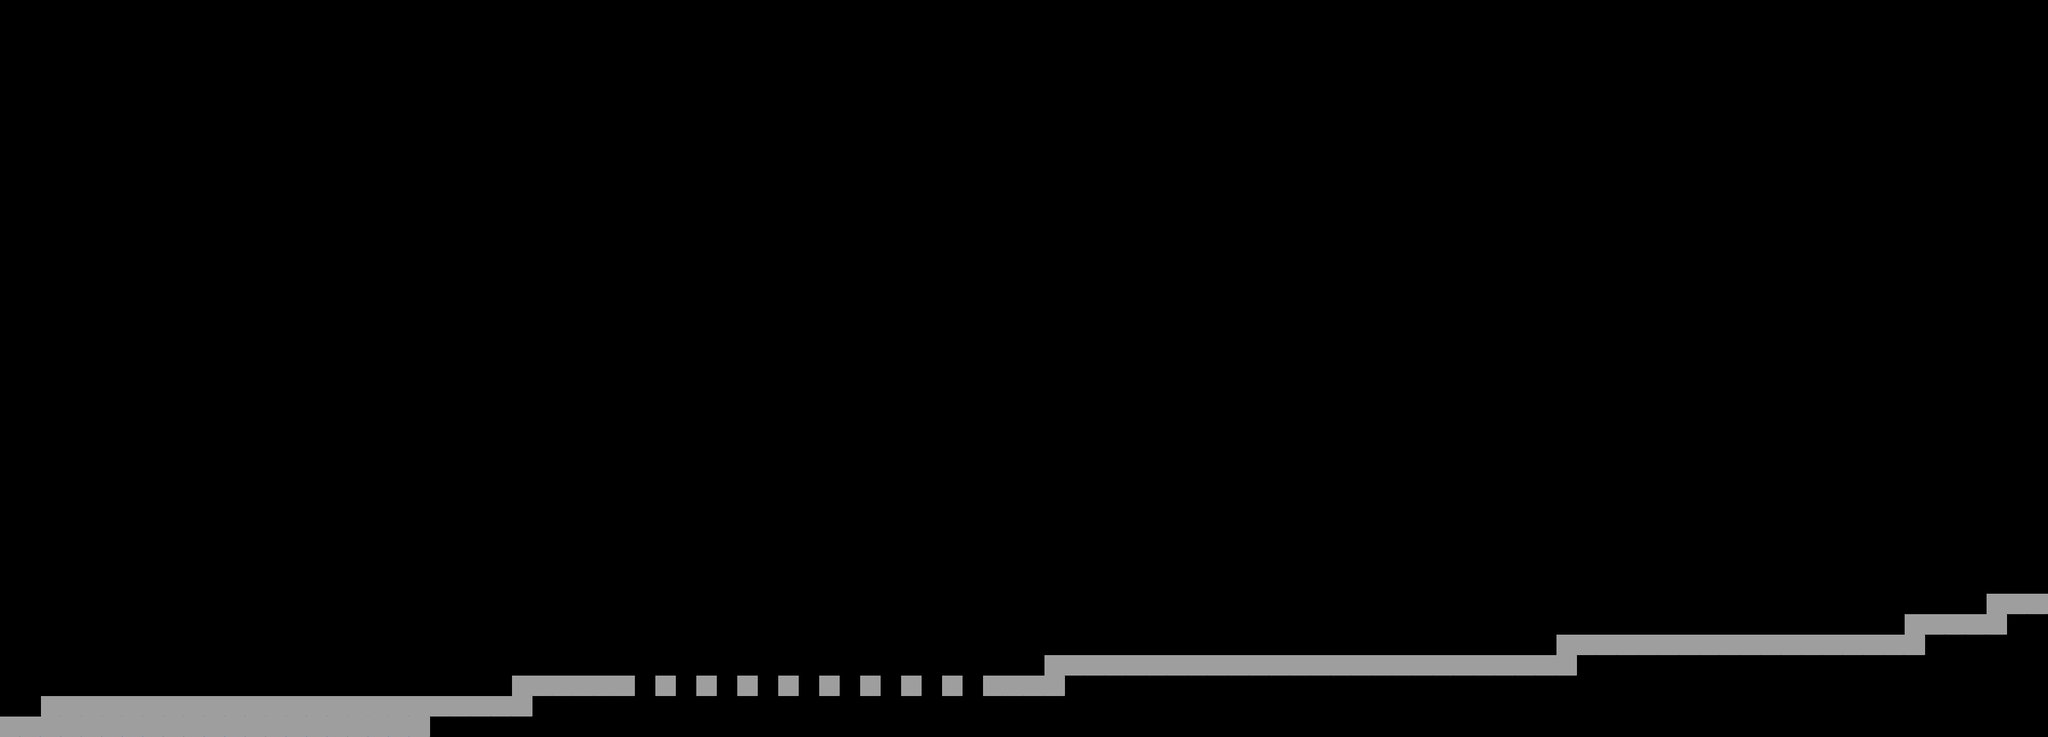

The image is a tile-based game level rendered from a .tmx file. Its description and complete source (layers, tilesets, objects, tile grids) follow:
An orthogonal 100x36 tile map with 32x32 px tiles, 1 tile layer (Warstwa Kafelków 1).

<map version="1.9" tiledversion="1.9.1" orientation="orthogonal" renderorder="right-down" width="100" height="36" tilewidth="32" tileheight="32" infinite="0" nextlayerid="2" nextobjectid="1">
 <tileset firstgid="1" source="stone.tsx" />
 <layer id="1" name="Warstwa Kafelków 1" width="100" height="36">
  <data encoding="csv">
0,0,0,0,0,0,0,0,0,0,0,0,0,0,0,0,0,0,0,0,0,0,0,0,0,0,0,0,0,0,0,0,0,0,0,0,0,0,0,0,0,0,0,0,0,0,0,0,0,0,0,0,0,0,0,0,0,0,0,0,0,0,0,0,0,0,0,0,0,0,0,0,0,0,0,0,0,0,0,0,0,0,0,0,0,0,0,0,0,0,0,0,0,0,0,0,0,0,0,0,
0,0,0,0,0,0,0,0,0,0,0,0,0,0,0,0,0,0,0,0,0,0,0,0,0,0,0,0,0,0,0,0,0,0,0,0,0,0,0,0,0,0,0,0,0,0,0,0,0,0,0,0,0,0,0,0,0,0,0,0,0,0,0,0,0,0,0,0,0,0,0,0,0,0,0,0,0,0,0,0,0,0,0,0,0,0,0,0,0,0,0,0,0,0,0,0,0,0,0,0,
0,0,0,0,0,0,0,0,0,0,0,0,0,0,0,0,0,0,0,0,0,0,0,0,0,0,0,0,0,0,0,0,0,0,0,0,0,0,0,0,0,0,0,0,0,0,0,0,0,0,0,0,0,0,0,0,0,0,0,0,0,0,0,0,0,0,0,0,0,0,0,0,0,0,0,0,0,0,0,0,0,0,0,0,0,0,0,0,0,0,0,0,0,0,0,0,0,0,0,0,
0,0,0,0,0,0,0,0,0,0,0,0,0,0,0,0,0,0,0,0,0,0,0,0,0,0,0,0,0,0,0,0,0,0,0,0,0,0,0,0,0,0,0,0,0,0,0,0,0,0,0,0,0,0,0,0,0,0,0,0,0,0,0,0,0,0,0,0,0,0,0,0,0,0,0,0,0,0,0,0,0,0,0,0,0,0,0,0,0,0,0,0,0,0,0,0,0,0,0,0,
0,0,0,0,0,0,0,0,0,0,0,0,0,0,0,0,0,0,0,0,0,0,0,0,0,0,0,0,0,0,0,0,0,0,0,0,0,0,0,0,0,0,0,0,0,0,0,0,0,0,0,0,0,0,0,0,0,0,0,0,0,0,0,0,0,0,0,0,0,0,0,0,0,0,0,0,0,0,0,0,0,0,0,0,0,0,0,0,0,0,0,0,0,0,0,0,0,0,0,0,
0,0,0,0,0,0,0,0,0,0,0,0,0,0,0,0,0,0,0,0,0,0,0,0,0,0,0,0,0,0,0,0,0,0,0,0,0,0,0,0,0,0,0,0,0,0,0,0,0,0,0,0,0,0,0,0,0,0,0,0,0,0,0,0,0,0,0,0,0,0,0,0,0,0,0,0,0,0,0,0,0,0,0,0,0,0,0,0,0,0,0,0,0,0,0,0,0,0,0,0,
0,0,0,0,0,0,0,0,0,0,0,0,0,0,0,0,0,0,0,0,0,0,0,0,0,0,0,0,0,0,0,0,0,0,0,0,0,0,0,0,0,0,0,0,0,0,0,0,0,0,0,0,0,0,0,0,0,0,0,0,0,0,0,0,0,0,0,0,0,0,0,0,0,0,0,0,0,0,0,0,0,0,0,0,0,0,0,0,0,0,0,0,0,0,0,0,0,0,0,0,
0,0,0,0,0,0,0,0,0,0,0,0,0,0,0,0,0,0,0,0,0,0,0,0,0,0,0,0,0,0,0,0,0,0,0,0,0,0,0,0,0,0,0,0,0,0,0,0,0,0,0,0,0,0,0,0,0,0,0,0,0,0,0,0,0,0,0,0,0,0,0,0,0,0,0,0,0,0,0,0,0,0,0,0,0,0,0,0,0,0,0,0,0,0,0,0,0,0,0,0,
0,0,0,0,0,0,0,0,0,0,0,0,0,0,0,0,0,0,0,0,0,0,0,0,0,0,0,0,0,0,0,0,0,0,0,0,0,0,0,0,0,0,0,0,0,0,0,0,0,0,0,0,0,0,0,0,0,0,0,0,0,0,0,0,0,0,0,0,0,0,0,0,0,0,0,0,0,0,0,0,0,0,0,0,0,0,0,0,0,0,0,0,0,0,0,0,0,0,0,0,
0,0,0,0,0,0,0,0,0,0,0,0,0,0,0,0,0,0,0,0,0,0,0,0,0,0,0,0,0,0,0,0,0,0,0,0,0,0,0,0,0,0,0,0,0,0,0,0,0,0,0,0,0,0,0,0,0,0,0,0,0,0,0,0,0,0,0,0,0,0,0,0,0,0,0,0,0,0,0,0,0,0,0,0,0,0,0,0,0,0,0,0,0,0,0,0,0,0,0,0,
0,0,0,0,0,0,0,0,0,0,0,0,0,0,0,0,0,0,0,0,0,0,0,0,0,0,0,0,0,0,0,0,0,0,0,0,0,0,0,0,0,0,0,0,0,0,0,0,0,0,0,0,0,0,0,0,0,0,0,0,0,0,0,0,0,0,0,0,0,0,0,0,0,0,0,0,0,0,0,0,0,0,0,0,0,0,0,0,0,0,0,0,0,0,0,0,0,0,0,0,
0,0,0,0,0,0,0,0,0,0,0,0,0,0,0,0,0,0,0,0,0,0,0,0,0,0,0,0,0,0,0,0,0,0,0,0,0,0,0,0,0,0,0,0,0,0,0,0,0,0,0,0,0,0,0,0,0,0,0,0,0,0,0,0,0,0,0,0,0,0,0,0,0,0,0,0,0,0,0,0,0,0,0,0,0,0,0,0,0,0,0,0,0,0,0,0,0,0,0,0,
0,0,0,0,0,0,0,0,0,0,0,0,0,0,0,0,0,0,0,0,0,0,0,0,0,0,0,0,0,0,0,0,0,0,0,0,0,0,0,0,0,0,0,0,0,0,0,0,0,0,0,0,0,0,0,0,0,0,0,0,0,0,0,0,0,0,0,0,0,0,0,0,0,0,0,0,0,0,0,0,0,0,0,0,0,0,0,0,0,0,0,0,0,0,0,0,0,0,0,0,
0,0,0,0,0,0,0,0,0,0,0,0,0,0,0,0,0,0,0,0,0,0,0,0,0,0,0,0,0,0,0,0,0,0,0,0,0,0,0,0,0,0,0,0,0,0,0,0,0,0,0,0,0,0,0,0,0,0,0,0,0,0,0,0,0,0,0,0,0,0,0,0,0,0,0,0,0,0,0,0,0,0,0,0,0,0,0,0,0,0,0,0,0,0,0,0,0,0,0,0,
0,0,0,0,0,0,0,0,0,0,0,0,0,0,0,0,0,0,0,0,0,0,0,0,0,0,0,0,0,0,0,0,0,0,0,0,0,0,0,0,0,0,0,0,0,0,0,0,0,0,0,0,0,0,0,0,0,0,0,0,0,0,0,0,0,0,0,0,0,0,0,0,0,0,0,0,0,0,0,0,0,0,0,0,0,0,0,0,0,0,0,0,0,0,0,0,0,0,0,0,
0,0,0,0,0,0,0,0,0,0,0,0,0,0,0,0,0,0,0,0,0,0,0,0,0,0,0,0,0,0,0,0,0,0,0,0,0,0,0,0,0,0,0,0,0,0,0,0,0,0,0,0,0,0,0,0,0,0,0,0,0,0,0,0,0,0,0,0,0,0,0,0,0,0,0,0,0,0,0,0,0,0,0,0,0,0,0,0,0,0,0,0,0,0,0,0,0,0,0,0,
0,0,0,0,0,0,0,0,0,0,0,0,0,0,0,0,0,0,0,0,0,0,0,0,0,0,0,0,0,0,0,0,0,0,0,0,0,0,0,0,0,0,0,0,0,0,0,0,0,0,0,0,0,0,0,0,0,0,0,0,0,0,0,0,0,0,0,0,0,0,0,0,0,0,0,0,0,0,0,0,0,0,0,0,0,0,0,0,0,0,0,0,0,0,0,0,0,0,0,0,
0,0,0,0,0,0,0,0,0,0,0,0,0,0,0,0,0,0,0,0,0,0,0,0,0,0,0,0,0,0,0,0,0,0,0,0,0,0,0,0,0,0,0,0,0,0,0,0,0,0,0,0,0,0,0,0,0,0,0,0,0,0,0,0,0,0,0,0,0,0,0,0,0,0,0,0,0,0,0,0,0,0,0,0,0,0,0,0,0,0,0,0,0,0,0,0,0,0,0,0,
0,0,0,0,0,0,0,0,0,0,0,0,0,0,0,0,0,0,0,0,0,0,0,0,0,0,0,0,0,0,0,0,0,0,0,0,0,0,0,0,0,0,0,0,0,0,0,0,0,0,0,0,0,0,0,0,0,0,0,0,0,0,0,0,0,0,0,0,0,0,0,0,0,0,0,0,0,0,0,0,0,0,0,0,0,0,0,0,0,0,0,0,0,0,0,0,0,0,0,0,
0,0,0,0,0,0,0,0,0,0,0,0,0,0,0,0,0,0,0,0,0,0,0,0,0,0,0,0,0,0,0,0,0,0,0,0,0,0,0,0,0,0,0,0,0,0,0,0,0,0,0,0,0,0,0,0,0,0,0,0,0,0,0,0,0,0,0,0,0,0,0,0,0,0,0,0,0,0,0,0,0,0,0,0,0,0,0,0,0,0,0,0,0,0,0,0,0,0,0,0,
0,0,0,0,0,0,0,0,0,0,0,0,0,0,0,0,0,0,0,0,0,0,0,0,0,0,0,0,0,0,0,0,0,0,0,0,0,0,0,0,0,0,0,0,0,0,0,0,0,0,0,0,0,0,0,0,0,0,0,0,0,0,0,0,0,0,0,0,0,0,0,0,0,0,0,0,0,0,0,0,0,0,0,0,0,0,0,0,0,0,0,0,0,0,0,0,0,0,0,0,
0,0,0,0,0,0,0,0,0,0,0,0,0,0,0,0,0,0,0,0,0,0,0,0,0,0,0,0,0,0,0,0,0,0,0,0,0,0,0,0,0,0,0,0,0,0,0,0,0,0,0,0,0,0,0,0,0,0,0,0,0,0,0,0,0,0,0,0,0,0,0,0,0,0,0,0,0,0,0,0,0,0,0,0,0,0,0,0,0,0,0,0,0,0,0,0,0,0,0,0,
0,0,0,0,0,0,0,0,0,0,0,0,0,0,0,0,0,0,0,0,0,0,0,0,0,0,0,0,0,0,0,0,0,0,0,0,0,0,0,0,0,0,0,0,0,0,0,0,0,0,0,0,0,0,0,0,0,0,0,0,0,0,0,0,0,0,0,0,0,0,0,0,0,0,0,0,0,0,0,0,0,0,0,0,0,0,0,0,0,0,0,0,0,0,0,0,0,0,0,0,
0,0,0,0,0,0,0,0,0,0,0,0,0,0,0,0,0,0,0,0,0,0,0,0,0,0,0,0,0,0,0,0,0,0,0,0,0,0,0,0,0,0,0,0,0,0,0,0,0,0,0,0,0,0,0,0,0,0,0,0,0,0,0,0,0,0,0,0,0,0,0,0,0,0,0,0,0,0,0,0,0,0,0,0,0,0,0,0,0,0,0,0,0,0,0,0,0,0,0,0,
0,0,0,0,0,0,0,0,0,0,0,0,0,0,0,0,0,0,0,0,0,0,0,0,0,0,0,0,0,0,0,0,0,0,0,0,0,0,0,0,0,0,0,0,0,0,0,0,0,0,0,0,0,0,0,0,0,0,0,0,0,0,0,0,0,0,0,0,0,0,0,0,0,0,0,0,0,0,0,0,0,0,0,0,0,0,0,0,0,0,0,0,0,0,0,0,0,0,0,0,
0,0,0,0,0,0,0,0,0,0,0,0,0,0,0,0,0,0,0,0,0,0,0,0,0,0,0,0,0,0,0,0,0,0,0,0,0,0,0,0,0,0,0,0,0,0,0,0,0,0,0,0,0,0,0,0,0,0,0,0,0,0,0,0,0,0,0,0,0,0,0,0,0,0,0,0,0,0,0,0,0,0,0,0,0,0,0,0,0,0,0,0,0,0,0,0,0,0,0,0,
0,0,0,0,0,0,0,0,0,0,0,0,0,0,0,0,0,0,0,0,0,0,0,0,0,0,0,0,0,0,0,0,0,0,0,0,0,0,0,0,0,0,0,0,0,0,0,0,0,0,0,0,0,0,0,0,0,0,0,0,0,0,0,0,0,0,0,0,0,0,0,0,0,0,0,0,0,0,0,0,0,0,0,0,0,0,0,0,0,0,0,0,0,0,0,0,0,0,0,0,
0,0,0,0,0,0,0,0,0,0,0,0,0,0,0,0,0,0,0,0,0,0,0,0,0,0,0,0,0,0,0,0,0,0,0,0,0,0,0,0,0,0,0,0,0,0,0,0,0,0,0,0,0,0,0,0,0,0,0,0,0,0,0,0,0,0,0,0,0,0,0,0,0,0,0,0,0,0,0,0,0,0,0,0,0,0,0,0,0,0,0,0,0,0,0,0,0,0,0,0,
0,0,0,0,0,0,0,0,0,0,0,0,0,0,0,0,0,0,0,0,0,0,0,0,0,0,0,0,0,0,0,0,0,0,0,0,0,0,0,0,0,0,0,0,0,0,0,0,0,0,0,0,0,0,0,0,0,0,0,0,0,0,0,0,0,0,0,0,0,0,0,0,0,0,0,0,0,0,0,0,0,0,0,0,0,0,0,0,0,0,0,0,0,0,0,0,0,0,0,0,
0,0,0,0,0,0,0,0,0,0,0,0,0,0,0,0,0,0,0,0,0,0,0,0,0,0,0,0,0,0,0,0,0,0,0,0,0,0,0,0,0,0,0,0,0,0,0,0,0,0,0,0,0,0,0,0,0,0,0,0,0,0,0,0,0,0,0,0,0,0,0,0,0,0,0,0,0,0,0,0,0,0,0,0,0,0,0,0,0,0,0,0,0,0,0,0,0,1,1,1,
0,0,0,0,0,0,0,0,0,0,0,0,0,0,0,0,0,0,0,0,0,0,0,0,0,0,0,0,0,0,0,0,0,0,0,0,0,0,0,0,0,0,0,0,0,0,0,0,0,0,0,0,0,0,0,0,0,0,0,0,0,0,0,0,0,0,0,0,0,0,0,0,0,0,0,0,0,0,0,0,0,0,0,0,0,0,0,0,0,0,0,0,0,1,1,1,1,1,0,0,
0,0,0,0,0,0,0,0,0,0,0,0,0,0,0,0,0,0,0,0,0,0,0,0,0,0,0,0,0,0,0,0,0,0,0,0,0,0,0,0,0,0,0,0,0,0,0,0,0,0,0,0,0,0,0,0,0,0,0,0,0,0,0,0,0,0,0,0,0,0,0,0,0,0,0,0,1,1,1,1,1,1,1,1,1,1,1,1,1,1,1,1,1,1,0,0,0,0,0,0,
0,0,0,0,0,0,0,0,0,0,0,0,0,0,0,0,0,0,0,0,0,0,0,0,0,0,0,0,0,0,0,0,0,0,0,0,0,0,0,0,0,0,0,0,0,0,0,0,0,0,0,1,1,1,1,1,1,1,1,1,1,1,1,1,1,1,1,1,1,1,1,1,1,1,1,1,1,0,0,0,0,0,0,0,0,0,0,0,0,0,0,0,0,0,0,0,0,0,0,0,
0,0,0,0,0,0,0,0,0,0,0,0,0,0,0,0,0,0,0,0,0,0,0,0,0,1,1,1,1,1,1,0,1,0,1,0,1,0,1,0,1,0,1,0,1,0,1,0,1,1,1,1,0,0,0,0,0,0,0,0,0,0,0,0,0,0,0,0,0,0,0,0,0,0,0,0,0,0,0,0,0,0,0,0,0,0,0,0,0,0,0,0,0,0,0,0,0,0,0,0,
0,0,1,1,1,1,1,1,1,1,1,1,1,1,1,1,1,1,1,1,1,1,1,1,1,1,0,0,0,0,0,0,0,0,0,0,0,0,0,0,0,0,0,0,0,0,0,0,0,0,0,0,0,0,0,0,0,0,0,0,0,0,0,0,0,0,0,0,0,0,0,0,0,0,0,0,0,0,0,0,0,0,0,0,0,0,0,0,0,0,0,0,0,0,0,0,0,0,0,0,
1,1,1,1,1,1,1,1,1,1,1,1,1,1,1,1,1,1,1,1,1,0,0,0,0,0,0,0,0,0,0,0,0,0,0,0,0,0,0,0,0,0,0,0,0,0,0,0,0,0,0,0,0,0,0,0,0,0,0,0,0,0,0,0,0,0,0,0,0,0,0,0,0,0,0,0,0,0,0,0,0,0,0,0,0,0,0,0,0,0,0,0,0,0,0,0,0,0,0,0
</data>
 </layer>
</map>
